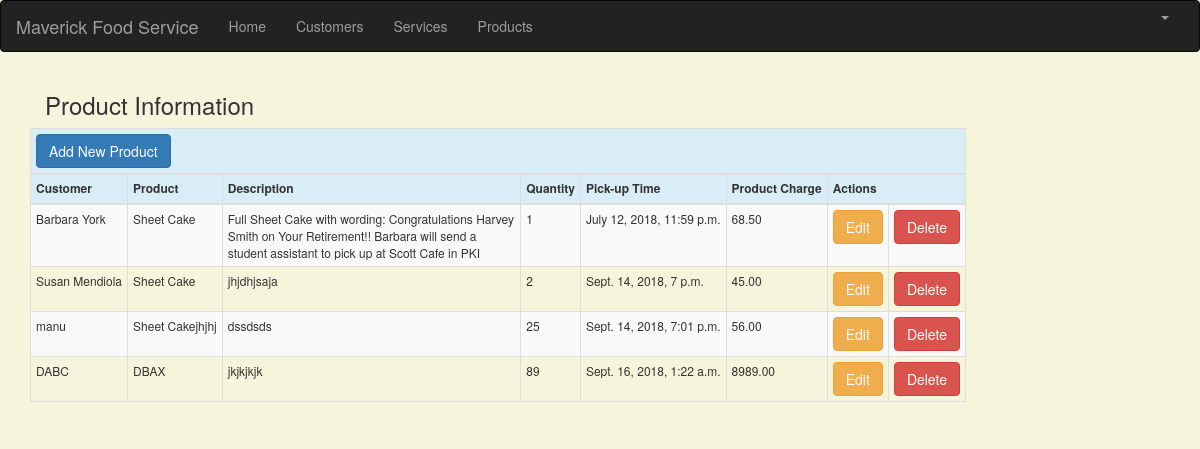
The page /product_list (signed in) on the database its author committed.
### crm/models.py (models this page shows, shortened)
class Product(models.Model):
    cust_name = models.ForeignKey(Customer, on_delete=models.CASCADE, related_name='products')
    product = models.CharField(max_length=100)
    p_description = models.TextField()
    quantity = models.IntegerField()
    pickup_time = models.DateTimeField(
        default=timezone.now)
    charge = models.DecimalField(max_digits=10, decimal_places=2)
    created_date = models.DateTimeField(
        default=timezone.now)
    updated_date = models.DateTimeField(auto_now_add=True)

class Customer(models.Model):
    cust_name = models.CharField(max_length=50)
    organization = models.CharField(max_length=100, blank=True)
    role = models.CharField(max_length=100)
    email = models.EmailField(max_length=100)
    bldgroom = models.CharField(max_length=100)
    address = models.CharField(max_length=200)
    account_number = models.IntegerField(blank=False, null=False)
    city = models.CharField(max_length=50)
    state = models.CharField(max_length=50)
    zipcode = models.CharField(max_length=10)
    phone_number = models.CharField(max_length=50)
    created_date = models.DateTimeField(
        default=timezone.now)
    updated_date = models.DateTimeField(auto_now_add=True)
    def __str__(self):
        return str(self.cust_name)

### crm/views.py (the view)
# urls.py: path('product_list', views.product_list, name='product_list'),
@login_required
def product_list(request):
    products = Product.objects.filter(created_date__lte=timezone.now())
    return render(request, 'crm/product_list.html', {'products': products})

### crm/templates/crm/product_list.html (shortened to what this page needs)
{% extends 'crm/base.html' %}
{% block content %}
    <html>
    <head>
        <link rel="stylesheet" href="https://maxcdn.bootstrapcdn.com/bootstrap/3.3.4/css/bootstrap.min.css">
    </head>
    <body>
    <div class="container">
    <div class="row">
        <span class="pull-center"><h3 style="padding-left: 15Px">Product Information</h3></span>
          <table class="table table-striped table-bordered table-hover table-condensed table-responsive">
            <thead>
            <tr class="bg-info">
                <th colspan="9" class="col text-left"><a href="{% url 'crm:product_new' %}" class="row"><span
                    class="btn btn-primary">Add New Product</span></a></th>
            </tr>
            <tr class="bg-info">
                <th nowrap="true">Customer</th>
                <th nowrap="true">Product</th>
                <th>Description</th>
                <th nowrap="true">Quantity</th>
                <th nowrap="true" >Pick-up Time</th>
                <th nowrap="true">Product Charge</th>
                <th colspan="3">Actions</th>
            </tr>
            </thead>
            <tbody>
            {% for product in products %}
                <tr>
                    <td nowrap="true">{{ product.cust_name }}</td>
                    <td nowrap="true">{{ product.product }}</td>
                    <td >{{ product.p_description }}</td>
                    <td nowrap="true">{{ product.quantity }}</td>
                    <td nowrap="true">{{ product.pickup_time }}</td>
                    <td nowrap="true">{{ product.charge }}</td>
                     <td><a href="{% url 'crm:product_edit' pk=product.pk %}"
                           class="btn btn-warning">Edit</a></td>
                    <td><a href="{% url 'crm:product_delete' pk=product.pk %}"
                           onclick="return confirm('Are you sure you want to delete?')"
                           class="btn btn-danger">Delete</a>
                    </td>
                </tr>
            {% endfor %}
            </tbody>
        </table>
    </div>
    </div>
    </body>
    </html>
{% endblock %}

### crm/templates/crm/base.html (style rules this page uses)
.table-condensed { width: 80% !important; font-size: 12px; }
.table th { width: auto !important; }

### crm/templates/crm/product_list.html (style rules this page uses)
body { background-color: beige; }

### rows shown on the page
Product: cust_name "Barbara York", product "Sheet Cake", p_description "Full Sheet Cake with wording: Congratulations Harvey Smith on Your Retirement!! Barbara will send a student assistant to pick up at Scott Cafe in PKI", quantity "1", pickup_time "July 12, 2018, 11:59 p.m.", charge "68.50"
Product: cust_name "Susan Mendiola", product "Sheet Cake", p_description "jhjdhjsaja", quantity "2", pickup_time "Sept. 14, 2018, 7 p.m.", charge "45.00"
Product: cust_name "manu", product "Sheet Cakejhjhj", p_description "dssdsds", quantity "25", pickup_time "Sept. 14, 2018, 7:01 p.m.", charge "56.00"
Product: cust_name "DABC", product "DBAX", p_description "jkjkjkjk", quantity "89", pickup_time "Sept. 16, 2018, 1:22 a.m.", charge "8989.00"
